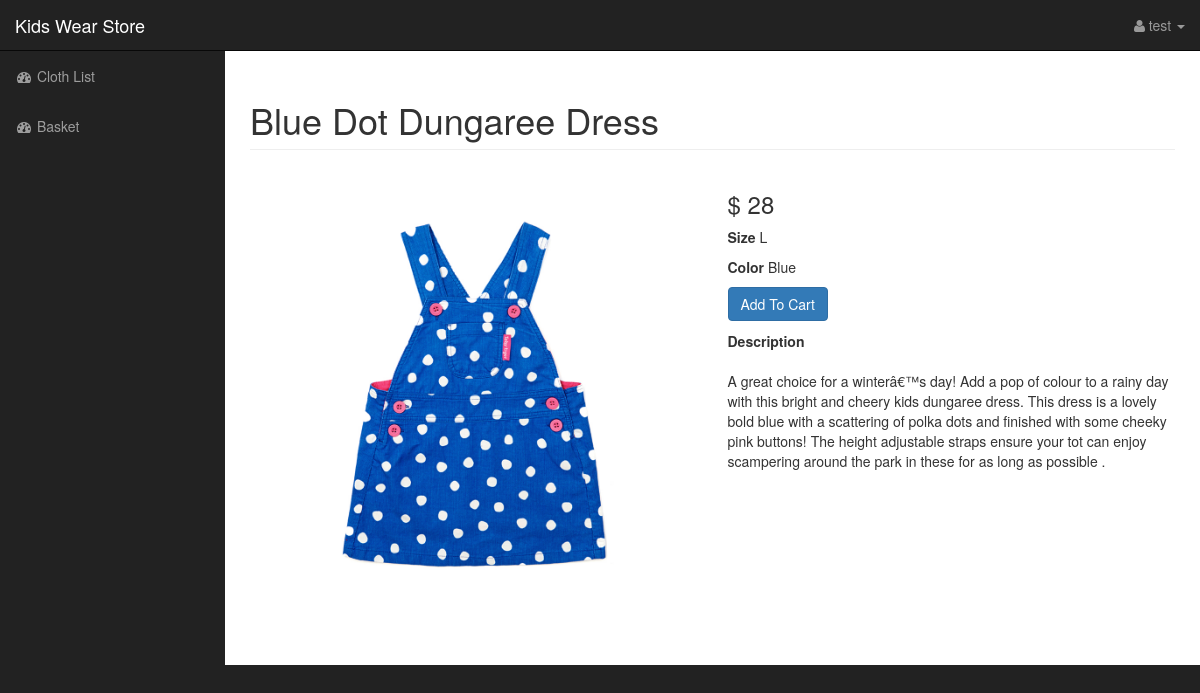
Screenshot of /view.php?id=3 with the database file from the repository.
### tables this page shows
CREATE TABLE `clothes` (
  `id` int(11) NOT NULL,
  `name` varchar(255) NOT NULL,
  `image` varchar(200) NOT NULL,
  `price` int(10) NOT NULL,
  `size` varchar(25) NOT NULL,
  `color` varchar(25) NOT NULL,
  `description` text NOT NULL,
  `cat_id` int(10) NOT NULL,
  `created_date` datetime NOT NULL DEFAULT CURRENT_TIMESTAMP
);

### view.php (the view, shortened to what this page needs)
<?php
  include_once('admin-header.php');
  if(isset($_REQUEST['id'])){
    $query = "SELECT * FROM `clothes` where id = ".$_REQUEST['id'];
    $result = mysqli_query($con, $query);
    $row = mysqli_fetch_assoc($result);
  }
?>
<div id="page-wrapper">
   <div class="container-fluid">
      <div class="row">
         <div class="col-lg-12">
            <h1 class="page-header"><?php echo $row['name']; ?></span></h1>
         </div>
      </div>
      <div class="row">
          <div class="col-lg-12">
          </div>
          <div class="col-lg-6">
              <img style="width:100%;" src="images/<?php echo $row['image'];?>">
          </div>
          <div class="col-lg-6">
              <h3>$ <?php echo $row['price'];?></h3>
              <p><b>Size</b> <?php echo $row['size'];?></p>
              <p><b>Color</b> <?php echo $row['color'];?></p>
              <p><a href="?id=<?php echo $row['id'];?>&addtocart=<?php echo $row['id'];?>"><button class="btn btn-primary">Add To Cart</button></a></p>
              <p>
                <b>Description</b> <br><br>
                <?php echo $row['description'];?>
              </p>
          </div>
      </div>
   </div>
</div>
<?php include_once('admin-footer.php');?>

### admin-header.php (shortened to what this page needs)
<!DOCTYPE html>
<html lang="en">
   <head>
      <link href="css/bootstrap.css" rel="stylesheet">
      <link href="css/sb-admin.css" rel="stylesheet">
      <link href="font-awesome/css/font-awesome.min.css" rel="stylesheet" type="text/css">
      <link href="css/dataTables.bootstrap.css" rel="stylesheet" type="text/css">
   </head>
   <body>
      <div id="wrapper">
      <nav class="navbar navbar-inverse navbar-fixed-top" role="navigation">
         <div class="navbar-header">
            <a class="navbar-brand" href="list.php">Kids Wear Store</a>
         </div>
         <ul class="nav navbar-right top-nav">
            <li class="dropdown">
               <a href="javascript:void(0)" class="dropdown-toggle" data-toggle="dropdown"><i class="fa fa-user"></i>
                 <?php
                  if (isset($_SESSION['KSUSERNAME'])){
                   echo $_SESSION['KSUSERNAME'];
                  } else {
                    echo "test";
                  }
                  ?>
                 <b class="caret"></b></a>
            </li>
         </ul>
         <div class="collapse navbar-collapse navbar-ex1-collapse">
            <ul class="nav navbar-nav side-nav">
               <li class="active>">
                  <a href="list.php"><i class="fa fa-fw fa-dashboard"></i> Cloth List</a>
               </li>
               <li class="">
                  <a href="cart.php"><i class="fa fa-fw fa-dashboard"></i> Basket</a>
               </li>
            </ul>
         </div>
      </nav>

### admin-footer.php
    </div>
  </body>
</html>

### css/sb-admin.css (style rules this page uses)
body { margin-top: 100px; background-color: #222; }
@media (min-width:768px) { body { margin-top: 50px; } }
#wrapper { padding-left: 0; }
#page-wrapper { width: 100%; padding: 0; background-color: #fff; min-height: 615px; }
@media (min-width:768px) { #wrapper { padding-left: 225px; } }
@media (min-width:768px) { #page-wrapper { padding: 10px; } }
.top-nav { padding: 0 15px; }
.top-nav>li { display: inline-block; float: left; }
.top-nav>li>a { padding-top: 15px; padding-bottom: 15px; line-height: 20px; color: #999; }
@media (min-width:768px) { .side-nav { position: fixed; top: 51px; left: 225px; width: 225px; margin-left: -225px; border: none; border-radius: 0; overflow-y: auto; background-color: #222; bottom: 0; overflow-x: hidden; padding-bottom: 40px; } }
@media (min-width:768px) { .side-nav>li>a { width: 225px; } }

### rows the page displays
clothes: name "Blue Dot Dungaree Dress", image (picture), price "28", size "L", color "Blue", description "A great choice for a winterâ€™s day! Add a pop of colour to a rainy day with this bright and cheery kids dungaree dress. This dress is a lovely bold blue with a scattering of polka dots and finished with some cheeky pink buttons! The height adjustable straps ensure your tot can enjoy scampering around the park in these for as long as possible ."
